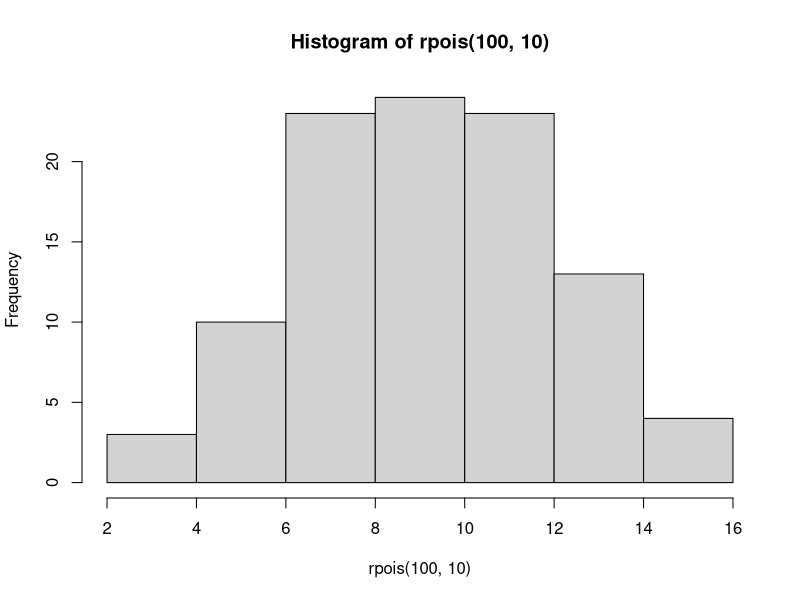
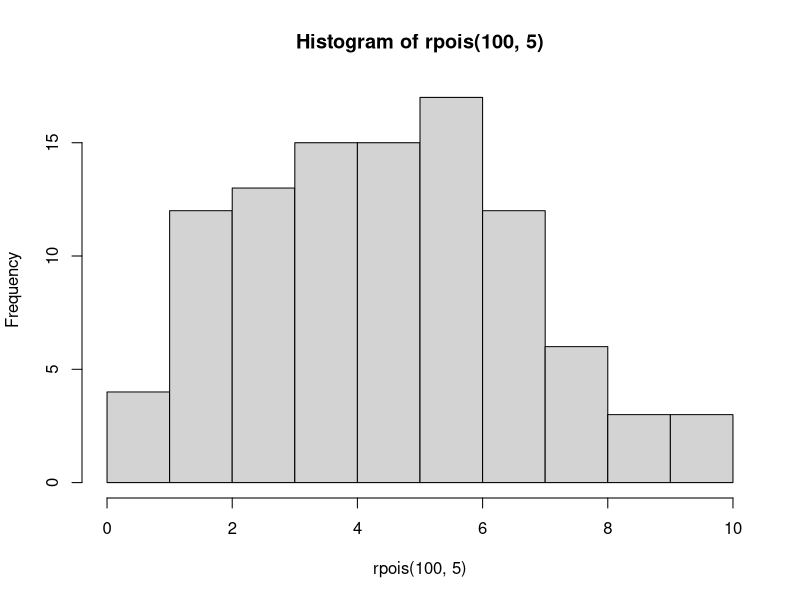
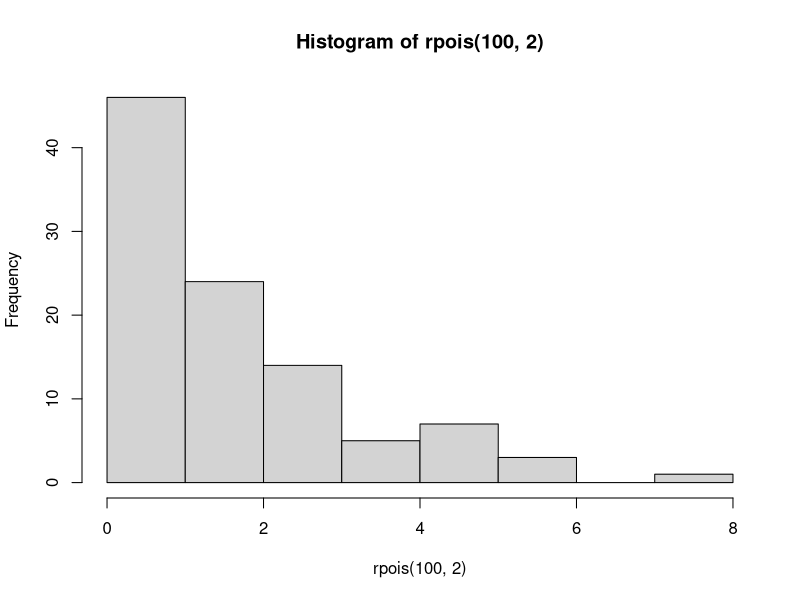
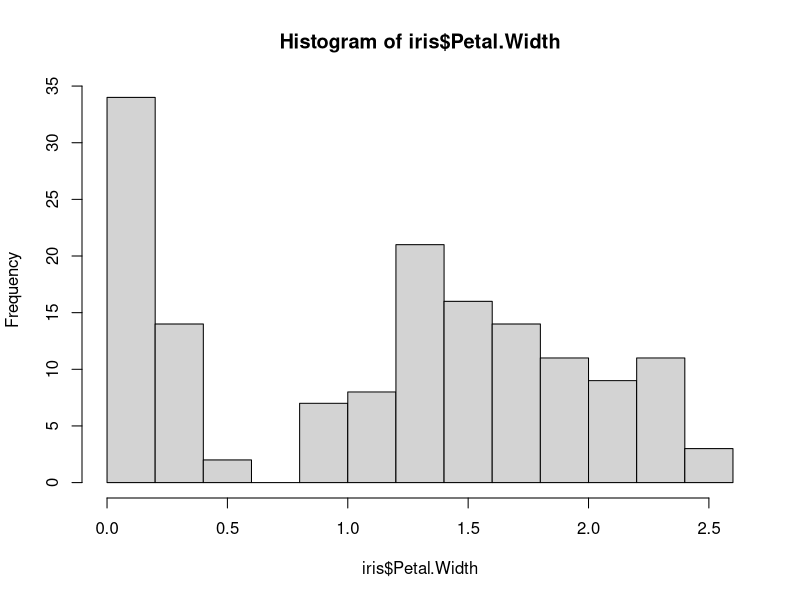
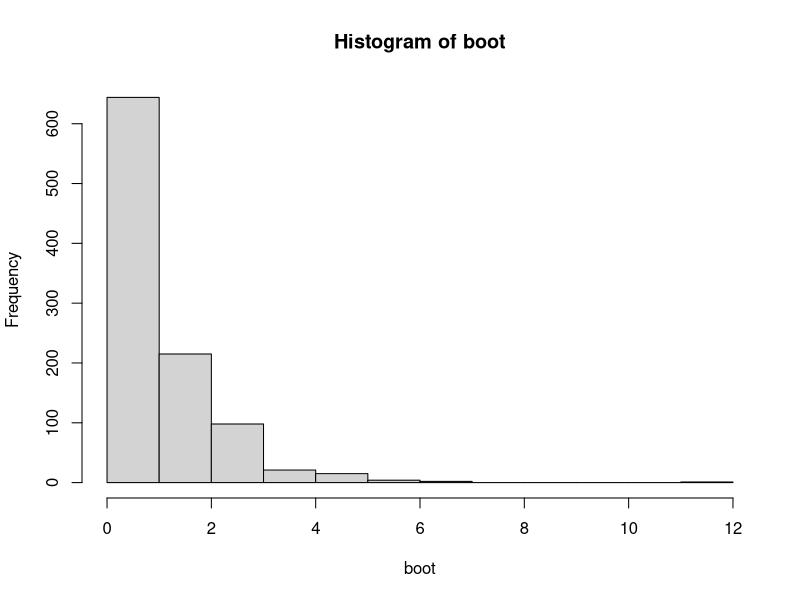
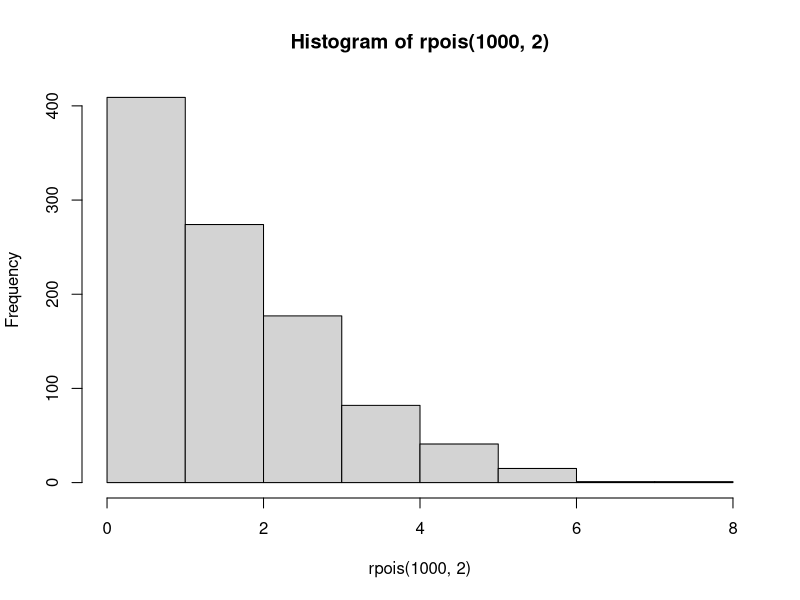
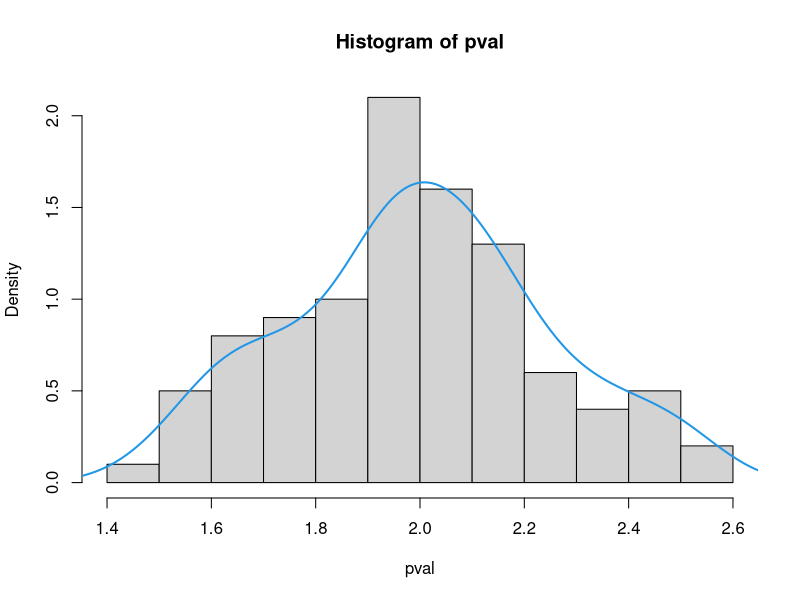
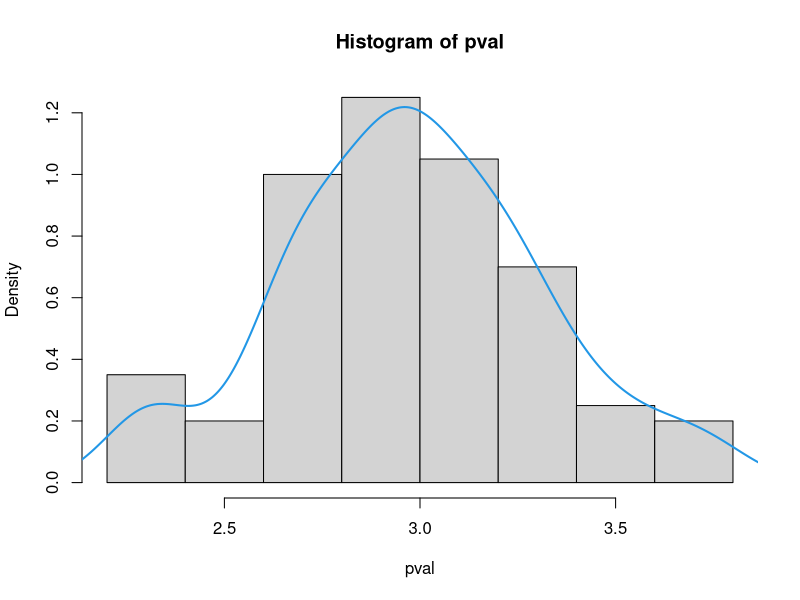

Source code (R) for these figures, in order:
## ---- chunk 1
knitr::opts_chunk$set(echo = TRUE)
## ---- chunk 2
set.seed(123)
hist(rpois(100, 10))
hist(rpois(100, 5))
hist(rpois(100, 2)) #not normality intuition

psum=c()
r=1
while (r<=20) {
  r=r+1
  count=1
  pval=c()
while ( count<=1000) {
  sample1=rpois(100,r) #re sample
  sample2=rpois(100,r)
  pval=c(pval,t.test(sample1,sample2)$p.value)
  count=count+1
}
  psum=c(psum,sum(pval<0.05)/1000)
}
psum

## ---- chunk 3
# example 1
hist(iris$Petal.Width) #violation of normal distribution
one.way <- aov(Petal.Width ~ Species, data = iris)
anov=summary(one.way)[[1]]$`F value`[1]
summary(one.way)

set.seed(123)
count=1
boot=c()
while ( count<=1000) {
  sample1=iris[sample(1:nrow(iris),replace=T,size =  table(iris$Species)[1]),]
  sample1$group=1
  sample2=iris[sample(1:nrow(iris),replace=T,size =  table(iris$Species)[2]),]
  sample2$group=2
  sample3=iris[sample(1:nrow(iris),replace=T,size =  table(iris$Species)[3]),]
  sample3$group=3
  sample=rbind(sample1,sample2,sample3)
  
  test=aov(Petal.Width ~ as.factor(group), data = sample)
  boot =c(boot,summary(test)[[1]]$`F value`[1]) 
  
  count=count+1
}
(sum(abs(boot)>abs(anov))/1000) # Equivalent to p value

hist(boot)

quantile(boot,.025)
quantile(boot,.975)

## ---- chunk 4
set.seed(123)
hist(rpois(1000, 2))

r=1
while (r<=10) {
  r=r+1
  count=1
  pval=c()
  while ( count<=100) {
    sample1=rpois(30,r)
    pval=c(pval,mean(sample1))
    count=count+1
  }
  hist(pval, prob = TRUE)
  lines(density(pval), col = 4, lwd = 2)
}
## ---- chunk 5
# if median
r=1
while (r<=10) {
  r=r+1
  count=1
  pval=c()
  while ( count<=1000) {
    sample1=rpois(30,r)
    pval=c(pval,median(sample1))
    count=count+1
  }
  hist(pval, prob = TRUE)
  lines(density(pval), col = 4, lwd = 2)
}
## ---- chunk 6
hist(residuals(one.way)) 
#Create a Normal Q-Q Plot of the residuals for "model_job_loss".
qqnorm(residuals(one.way), main = "Normal Q-Q Plot of Residuals")
qqline(residuals(one.way))

shapiro.test(residuals(one.way))
## ---- chunk 7
kruskal.test(iris$Petal.Width ,iris$Species)
